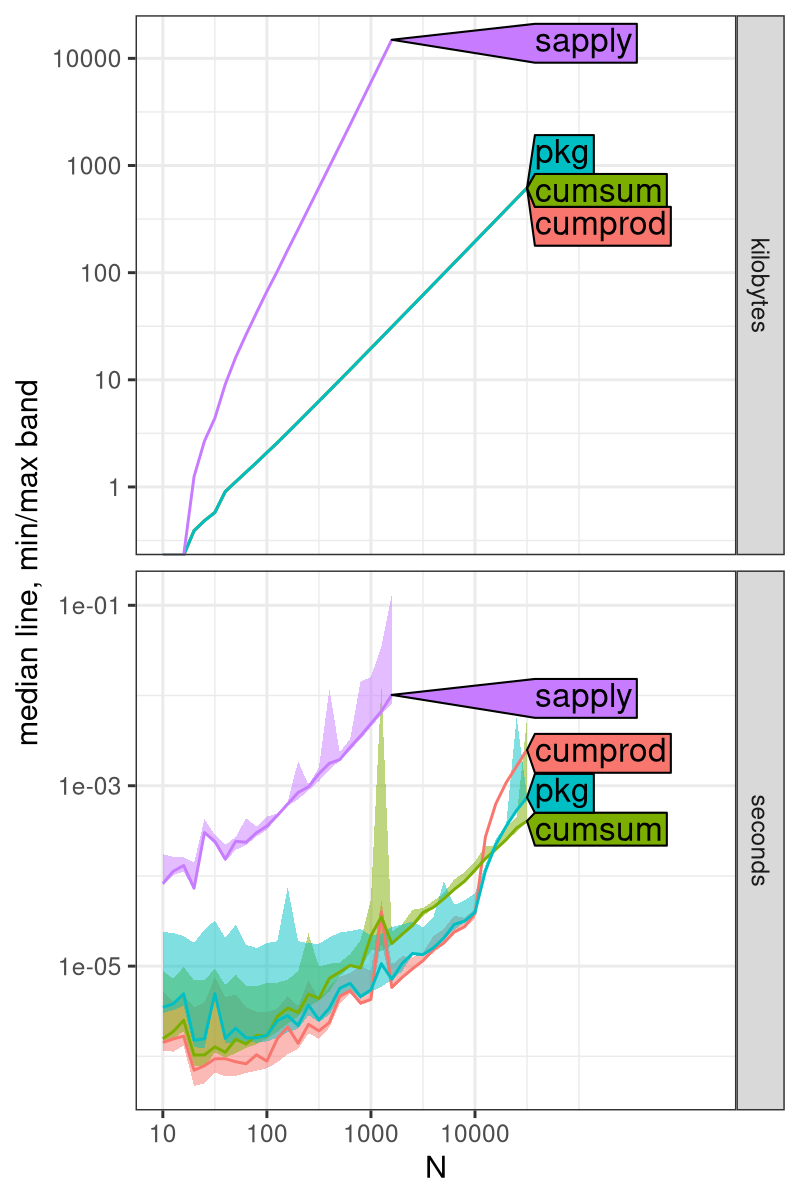

This figure's R source:
library(data.table)
remotes::install_github("tdhock/atime@check=TRUE")

combinations <- 80640
alist <- atime::atime(
  N=10^seq(1, 4.5, by=0.1),
  sapply=sapply(1:N, function(n)prod(seq(combinations, combinations-n+1)/combinations)),
  pkg=cumprod::cumprod_interface((combinations-(1:N)+1)/combinations),
  cumprod=cumprod((combinations-(1:N)+1)/combinations),
  cumsum=exp(cumsum(log((combinations-(1:N)+1)/combinations))),
  ##foo=1,
  check=TRUE)
png("figure-atime.png", width=4, height=6, units="in", res=200)
plot(alist)
dev.off()

aref <- atime::references_best(alist)
plot(aref)

alist <- atime::atime(
  sapply=sapply(1:N, function(n)prod(seq(N, N-n+1)/N)),
  pkg=cumprod::cumprod_interface((N-(1:N)+1)/N),
  cumprod=cumprod((N-(1:N)+1)/N),
  cumsum=exp(cumsum(log((N-(1:N)+1)/N))),
  check=TRUE)
plot(alist)

aref <- atime::references_best(alist)
plot(aref)


Nexp <- 6
combinations <- 10^Nexp
alist <- atime::atime(
  N=10^seq(1, Nexp, by=0.1),
  sapply=sapply(1:N, function(n)prod(seq(combinations, combinations-n+1)/combinations)),
  pkg=cumprod::cumprod_interface((combinations-(1:N)+1)/combinations),
  cumprod=cumprod((combinations-(1:N)+1)/combinations),
  cumsum=exp(cumsum(log((combinations-(1:N)+1)/combinations))),
  check=TRUE)
plot(alist)
png("figure-atime-large.png", width=4, height=6, units="in", res=200)
plot(alist)
dev.off()
